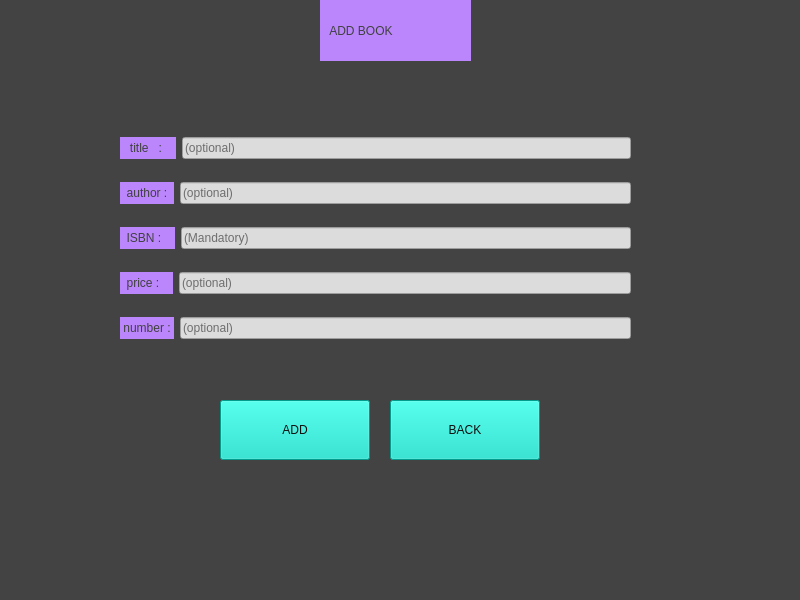
<?xml version="1.0" encoding="UTF-8"?>
<ui version="4.0">
 <class>addBook</class>
 <widget class="QMainWindow" name="addBook">
  <property name="geometry">
   <rect>
    <x>0</x>
    <y>0</y>
    <width>800</width>
    <height>600</height>
   </rect>
  </property>
  <property name="windowTitle">
   <string>MainWindow</string>
  </property>
  <property name="styleSheet">
   <string notr="true">background-color: rgb(67, 67, 67);
</string>
  </property>
  <widget class="QWidget" name="centralwidget">
   <widget class="QLabel" name="label">
    <property name="geometry">
     <rect>
      <x>320</x>
      <y>0</y>
      <width>151</width>
      <height>61</height>
     </rect>
    </property>
    <property name="styleSheet">
     <string notr="true">color: rgb(64, 64, 64);
font: 75 14pt &quot;Arial&quot;;
background-color: rgb(187, 134, 252);</string>
    </property>
    <property name="text">
     <string>   ADD BOOK</string>
    </property>
   </widget>
   <widget class="QWidget" name="layoutWidget">
    <property name="geometry">
     <rect>
      <x>120</x>
      <y>120</y>
      <width>511</width>
      <height>241</height>
     </rect>
    </property>
    <layout class="QVBoxLayout" name="verticalLayout">
     <item>
      <layout class="QHBoxLayout" name="horizontalLayout">
       <item>
        <widget class="QLabel" name="label_2">
         <property name="styleSheet">
          <string notr="true">color: rgb(64, 64, 64);
font: 75 14pt &quot;Arial&quot;;
background-color: rgb(187, 134, 252);</string>
         </property>
         <property name="text">
          <string>   title   :    </string>
         </property>
        </widget>
       </item>
       <item>
        <widget class="QLineEdit" name="lineEdit_title">
         <property name="styleSheet">
          <string notr="true">background-color: rgb(220, 220, 220);
color: rgb(0, 0, 0);</string>
         </property>
         <property name="placeholderText">
          <string>(optional)</string>
         </property>
        </widget>
       </item>
      </layout>
     </item>
     <item>
      <layout class="QHBoxLayout" name="horizontalLayout_2">
       <item>
        <widget class="QLabel" name="label_3">
         <property name="styleSheet">
          <string notr="true">color: rgb(64, 64, 64);
font: 75 14pt &quot;Arial&quot;;
background-color: rgb(187, 134, 252);</string>
         </property>
         <property name="text">
          <string>  author :  </string>
         </property>
        </widget>
       </item>
       <item>
        <widget class="QLineEdit" name="lineEdit_aouthor">
         <property name="styleSheet">
          <string notr="true">background-color: rgb(220, 220, 220);
color: rgb(0, 0, 0);</string>
         </property>
         <property name="placeholderText">
          <string>(optional)</string>
         </property>
        </widget>
       </item>
      </layout>
     </item>
     <item>
      <layout class="QHBoxLayout" name="horizontalLayout_3">
       <item>
        <widget class="QLabel" name="label_4">
         <property name="styleSheet">
          <string notr="true">color: rgb(64, 64, 64);
font: 75 14pt &quot;Arial&quot;;
background-color: rgb(187, 134, 252);</string>
         </property>
         <property name="text">
          <string>  ISBN :    </string>
         </property>
        </widget>
       </item>
       <item>
        <widget class="QLineEdit" name="lineEdit_ISBN">
         <property name="cursor">
          <cursorShape>IBeamCursor</cursorShape>
         </property>
         <property name="styleSheet">
          <string notr="true">background-color: rgb(220, 220, 220);
color: rgb(0, 0, 0);</string>
         </property>
         <property name="placeholderText">
          <string>(Mandatory)</string>
         </property>
        </widget>
       </item>
      </layout>
     </item>
     <item>
      <layout class="QHBoxLayout" name="horizontalLayout_4">
       <item>
        <widget class="QLabel" name="label_5">
         <property name="styleSheet">
          <string notr="true">color: rgb(64, 64, 64);
font: 75 14pt &quot;Arial&quot;;
background-color: rgb(187, 134, 252);</string>
         </property>
         <property name="text">
          <string>  price :    </string>
         </property>
        </widget>
       </item>
       <item>
        <widget class="QLineEdit" name="lineEdit_price">
         <property name="styleSheet">
          <string notr="true">background-color: rgb(220, 220, 220);
color: rgb(0, 0, 0);</string>
         </property>
         <property name="placeholderText">
          <string>(optional)</string>
         </property>
        </widget>
       </item>
      </layout>
     </item>
     <item>
      <layout class="QHBoxLayout" name="horizontalLayout_5">
       <item>
        <widget class="QLabel" name="label_6">
         <property name="styleSheet">
          <string notr="true">color: rgb(64, 64, 64);
font: 75 14pt &quot;Arial&quot;;
background-color: rgb(187, 134, 252);</string>
         </property>
         <property name="text">
          <string> number : </string>
         </property>
        </widget>
       </item>
       <item>
        <widget class="QLineEdit" name="lineEdit_number">
         <property name="styleSheet">
          <string notr="true">background-color: rgb(220, 220, 220);
color: rgb(0, 0, 0);</string>
         </property>
         <property name="placeholderText">
          <string>(optional)</string>
         </property>
        </widget>
       </item>
      </layout>
     </item>
    </layout>
   </widget>
   <widget class="QPushButton" name="pushButton_add">
    <property name="geometry">
     <rect>
      <x>220</x>
      <y>400</y>
      <width>150</width>
      <height>60</height>
     </rect>
    </property>
    <property name="styleSheet">
     <string notr="true">background-color: rgb(3, 218, 197);
color: rgb(15, 15, 15);</string>
    </property>
    <property name="text">
     <string>ADD</string>
    </property>
   </widget>
   <widget class="QPushButton" name="pushButton_back">
    <property name="geometry">
     <rect>
      <x>390</x>
      <y>400</y>
      <width>150</width>
      <height>60</height>
     </rect>
    </property>
    <property name="styleSheet">
     <string notr="true">background-color: rgb(3, 218, 197);
color: rgb(15, 15, 15);</string>
    </property>
    <property name="text">
     <string>BACK</string>
    </property>
   </widget>
  </widget>
  <widget class="QMenuBar" name="menubar">
   <property name="geometry">
    <rect>
     <x>0</x>
     <y>0</y>
     <width>800</width>
     <height>25</height>
    </rect>
   </property>
  </widget>
  <widget class="QStatusBar" name="statusbar"/>
 </widget>
 <resources/>
 <connections/>
</ui>
